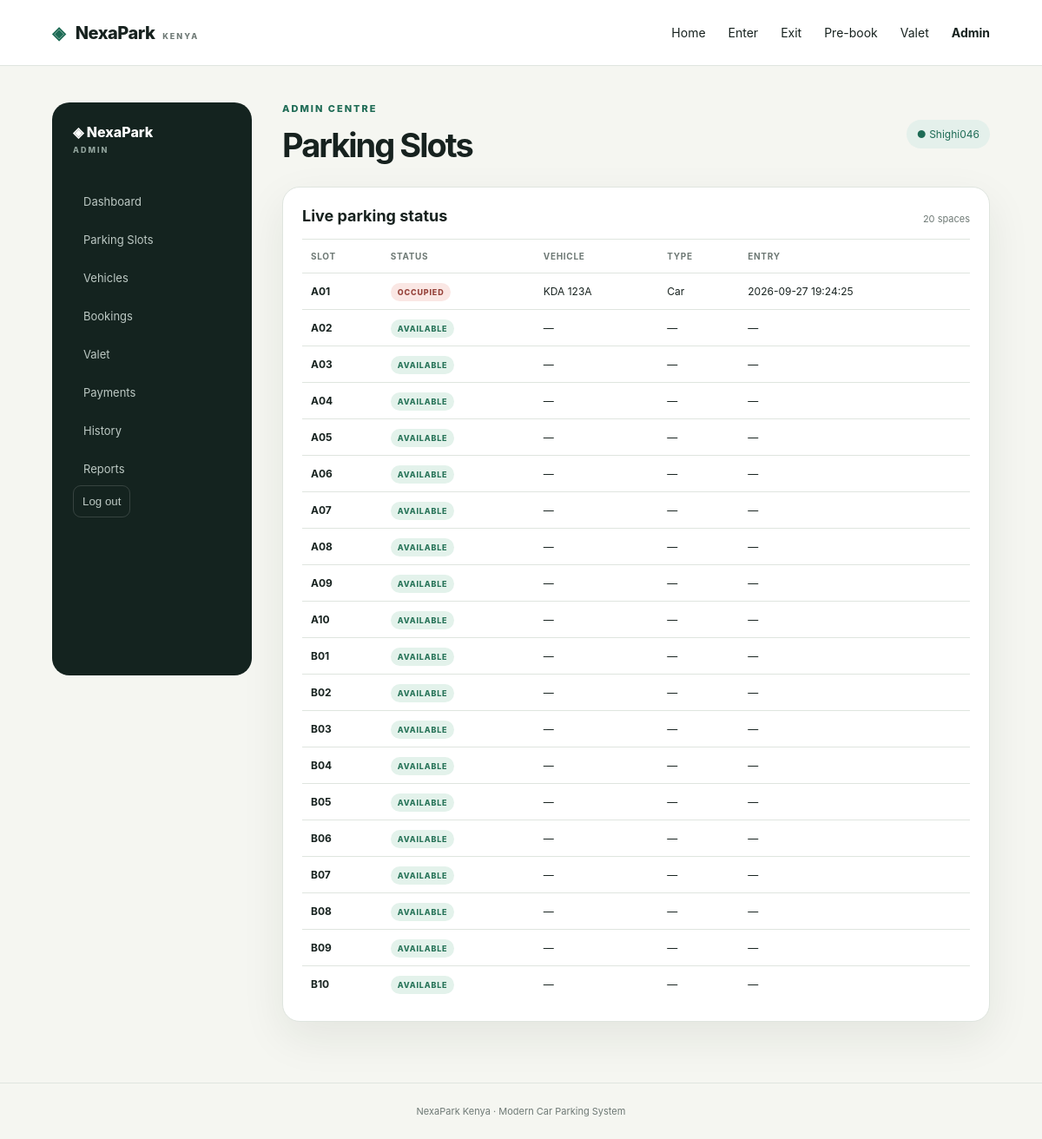
Screenshot of /admin/slots (signed in) with the database file from the repository.
### tables this page shows
CREATE TABLE parking_sessions (
        session_id INTEGER PRIMARY KEY AUTOINCREMENT,
        vehicle_id INTEGER NOT NULL,
        slot_id INTEGER NOT NULL,
        entry_time TEXT NOT NULL,
        exit_time TEXT,
        duration_minutes INTEGER,
        fee INTEGER,
        status TEXT NOT NULL CHECK(status IN ('ACTIVE','COMPLETED')),
        FOREIGN KEY(vehicle_id) REFERENCES vehicles(vehicle_id),
        FOREIGN KEY(slot_id) REFERENCES parking_slots(slot_id)
    );

CREATE TABLE parking_slots (
        slot_id INTEGER PRIMARY KEY AUTOINCREMENT,
        slot_number TEXT UNIQUE NOT NULL,
        status TEXT NOT NULL CHECK(status IN ('AVAILABLE','OCCUPIED'))
    );

CREATE TABLE vehicles (
        vehicle_id INTEGER PRIMARY KEY AUTOINCREMENT,
        plate_number TEXT UNIQUE NOT NULL,
        vehicle_type TEXT NOT NULL
    );

### app.py (the view)
@app.get("/admin/slots")
@admin_required
def admin_slots():
    return render_template("admin/slots.html", slots=get_slots())

### app.py (called while the page is built)
def admin_required(view):
    @wraps(view)
    def wrapped(*args, **kwargs):
        if not session.get("admin_id"):
            flash("Please sign in as an admin to continue.", "error")
            return redirect(url_for("admin_login", next=request.path))
        return view(*args, **kwargs)
    return wrapped

### database.py (called while the page is built)
def get_connection():
    os.makedirs(DB_DIR, exist_ok=True)
    conn = sqlite3.connect(DB_PATH)
    conn.row_factory = sqlite3.Row
    conn.execute("PRAGMA foreign_keys = ON")
    return conn

def get_slots():
    conn = get_connection()
    rows = conn.execute("""
        SELECT ps.*,
               v.plate_number,
               v.vehicle_type,
               s.entry_time
        FROM parking_slots ps
        LEFT JOIN parking_sessions s
          ON s.slot_id=ps.slot_id AND s.status='ACTIVE'
        LEFT JOIN vehicles v ON v.vehicle_id=s.vehicle_id
        ORDER BY ps.slot_id
    """).fetchall()
    conn.close()
    return [dict(r) for r in rows]

### templates/admin/slots.html (shortened to what this page needs)
{% extends "admin/base.html" %}
{% block admin_heading %}Parking Slots{% endblock %}
{% block admin_content %}
<div class="card table-card"><div class="panel-head"><h2>Live parking status</h2><span>{{ slots|length }} spaces</span></div>
<table><thead><tr><th>Slot</th><th>Status</th><th>Vehicle</th><th>Type</th><th>Entry</th></tr></thead><tbody>
{% for s in slots %}<tr><td><strong>{{ s.slot_number }}</strong></td><td><span class="status {{ s.status|lower }}">{{ s.status }}</span></td><td>{{ s.plate_number or '—' }}</td><td>{{ s.vehicle_type or '—' }}</td><td>{{ s.entry_time or '—' }}</td></tr>{% endfor %}
</tbody></table></div>
{% endblock %}

### static/css/style.css (style rules this page uses)
:root { --ink:#17221f;--muted:#6e7975;--paper:#f5f6f1;--card:#fff;--line:#dfe5df;--green:#1e6b55;--green2:#2d8b6f;--dark:#14231f;--red:#bd5a4e;--shadow:0 18px 50px rgba(20,35,31,.08) }
* { box-sizing:border-box }
body { margin:0;background:var(--paper);color:var(--ink);font-family:Inter,ui-sans-serif,system-ui,-apple-system,BlinkMacSystemFont,"Segoe UI",sans-serif }
.section-head,.panel-head,.admin-top { display:flex;align-items:flex-end;justify-content:space-between;gap:20px }
.available { background:#55a982 }
.occupied { background:#c45d51 }
.card { background:var(--card);border:1px solid var(--line);border-radius:20px;box-shadow:var(--shadow) }
.panel-head h2 { margin:0;font-size:18px }
.panel-head a,.panel-head span { font-size:11px;color:var(--muted) }
.table-card { padding:22px;overflow:auto }
.table-card .panel-head { margin-bottom:16px }
table { width:100%;border-collapse:collapse;font-size:12px }
th,td { text-align:left;padding:13px 10px;border-top:1px solid var(--line);white-space:nowrap }
th { color:var(--muted);font-size:10px;text-transform:uppercase;letter-spacing:.7px }
.status { font-size:9px;font-weight:800;letter-spacing:.8px;padding:5px 8px;border-radius:99px }
.status.available,.status.paid,.status.completed { background:#e3f2eb;color:#287459 }
.status.occupied,.status.active { background:#fae7e4;color:#96433b }

### rows the page displays
parking_sessions: slot_number "A01", status "OCCUPIED", plate_number "KDA 123A", vehicle_type "Car", entry_time "2026-09-27 19:24:25"
parking_slots: slot_number "A02", status "AVAILABLE", plate_number "—", vehicle_type "—", entry_time "—"
parking_slots: slot_number "A03", status "AVAILABLE", plate_number "—", vehicle_type "—", entry_time "—"
parking_slots: slot_number "A04", status "AVAILABLE", plate_number "—", vehicle_type "—", entry_time "—"
parking_slots: slot_number "A05", status "AVAILABLE", plate_number "—", vehicle_type "—", entry_time "—"
parking_slots: slot_number "A06", status "AVAILABLE", plate_number "—", vehicle_type "—", entry_time "—"
parking_slots: slot_number "A07", status "AVAILABLE", plate_number "—", vehicle_type "—", entry_time "—"
parking_slots: slot_number "A08", status "AVAILABLE", plate_number "—", vehicle_type "—", entry_time "—"
parking_slots: slot_number "A09", status "AVAILABLE", plate_number "—", vehicle_type "—", entry_time "—"
parking_slots: slot_number "A10", status "AVAILABLE", plate_number "—", vehicle_type "—", entry_time "—"
parking_slots: slot_number "B01", status "AVAILABLE", plate_number "—", vehicle_type "—", entry_time "—"
parking_slots: slot_number "B02", status "AVAILABLE", plate_number "—", vehicle_type "—", entry_time "—"
parking_slots: slot_number "B03", status "AVAILABLE", plate_number "—", vehicle_type "—", entry_time "—"
parking_slots: slot_number "B04", status "AVAILABLE", plate_number "—", vehicle_type "—", entry_time "—"
parking_slots: slot_number "B05", status "AVAILABLE", plate_number "—", vehicle_type "—", entry_time "—"
parking_slots: slot_number "B06", status "AVAILABLE", plate_number "—", vehicle_type "—", entry_time "—"
parking_slots: slot_number "B07", status "AVAILABLE", plate_number "—", vehicle_type "—", entry_time "—"
parking_slots: slot_number "B08", status "AVAILABLE", plate_number "—", vehicle_type "—", entry_time "—"
parking_slots: slot_number "B09", status "AVAILABLE", plate_number "—", vehicle_type "—", entry_time "—"
parking_slots: slot_number "B10", status "AVAILABLE", plate_number "—", vehicle_type "—", entry_time "—"

### other values shown
{{ session.get('admin_username') }} "Shighi046"
{{ slots|length }} "20"
